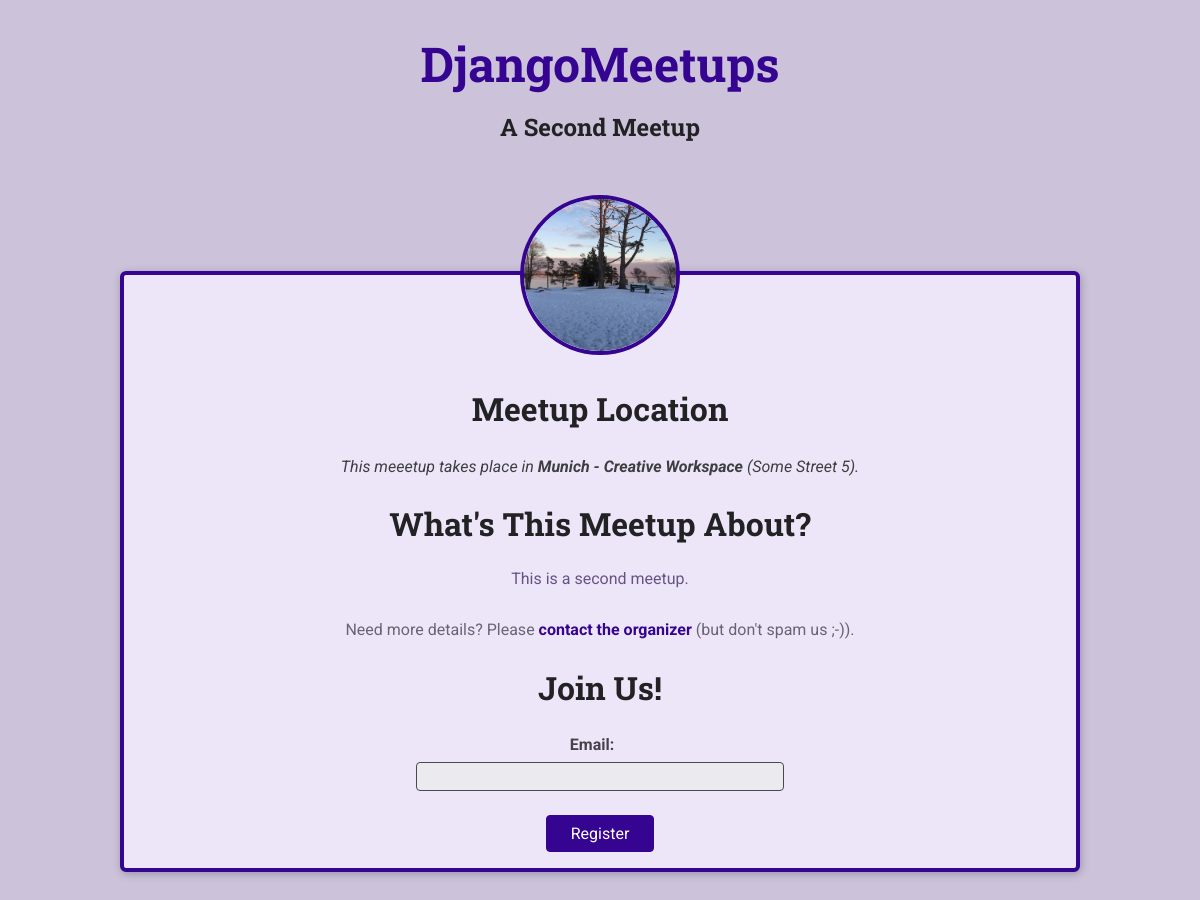
The app's page /meetups/a-second-meetup with its own data.
### meetups/models.py (models this page shows, shortened)
class Meetup(models.Model):
    title = models.CharField(max_length=200)
    organizer_email = models.EmailField()
    date = models.DateField()
    slug = models.SlugField(unique=True)
    description = models.TextField()
    image = models.ImageField(upload_to='images')
    location = models.ForeignKey(Location, on_delete=models.CASCADE)
    participant = models.ManyToManyField(Participant, blank=True, null=True)

class Location(models.Model):
    name = models.CharField(max_length=200)
    address = models.CharField(max_length=300)

### meetups/views.py (the view)
def meetup_details(request, meetup_slug):
    try:
        selected_meetup = Meetup.objects.get(slug=meetup_slug)
        registration_form = RegistrationForm()
        return render(request, 'meetups/meetup-details.html', {
            'meetup_found': True,
            'meetup': selected_meetup,
            'form': registration_form
        })
    except Exception as exc:
        return render(request, 'meetups/meetup-details.html', {
            'meetup_found': False
        })

### meetups/forms.py
class RegistrationForm(forms.ModelForm):
    class Meta:
        model = Participant
        fields = ['email']

### meetups/templates/meetups/meetup-details.html (shortened to what this page needs)
{% extends 'meetups/base/base.html' %}
{% load static %}
{% block site_css %}
<link rel="stylesheet" href="{% static 'meetups/styles/meetup-detail.css' %}" />
{% endblock %}
{% block main_heading %}
{{ meetup.title }}
{% endblock %}
{% block body %}
{% if meetup_found %}
<article>
  <img id="main-image" src="{{ meetup.image.url }}" alt="{{ meetup.title }}" />
  <section id="location">
    <h2>Meetup Location</h2>
    <address>
      This meeetup takes place in <span>{{ meetup.location.name }}</span> ({{ meetup.location.address }}).
    </address>
  </section>
  <section id="details">
    <h2>What's This Meetup About?</h2>
    <p>{{ meetup.description }}</p>
    <footer>
      <p>
        Need more details? Please
        <a href="">contact the organizer</a> (but don't spam us ;-)).
      </p>
    </footer>
  </section>
  <section id="registration">
    <h2>Join Us!</h2>
    <form action="">
      <ul>
        {{ form.as_ul }}
      </ul>
      <div id="registration-actions">
        <button>Register</button>
      </div>
    </form>
  </section>
</article>
{% else %}
<p>No meetup found for this slug, sorry!</p>
{% endif %}
{% endblock %}

### meetups/static/meetups/styles/base.css (style rules this page uses)
* { box-sizing: border-box; }
body { font-family: "Roboto", sans-serif; margin: 0; background-color: #ccc3db; color: #3e3e41; }
h1, h2, h3 { font-family: "Roboto Slab", sans-serif; color: #222224; }
button, .btn { cursor: pointer; font: inherit; padding: 0.5rem 1.5rem; background-color: #350490; border: 1px solid #350490; color: white; border-radius: 4px; text-decoration: none; }

### meetups/static/meetups/styles/meetup-detail.css (style rules this page uses)
article { max-width: 60rem; margin: 5rem auto; border-radius: 6px; background-color: #ede6f8; border: 4px solid #350490; box-shadow: 1px 2px 8px rgba(0, 0, 0, 0.25); position: relative; padding: 1rem; text-align: center; }
#main-image { width: 10rem; height: 10rem; object-fit: cover; position: absolute; top: -5rem; left: calc(50% - 5rem); border-radius: 50%; border: 4px solid #350490; }
section:first-of-type { margin-top: 6rem; }
h2 { font-size: 2rem; }
address span { font-weight: bold; }
#details h2 { margin-bottom: 0.5rem; }
#details > p { color: #665386; padding: 1rem; border-radius: 4px; max-width: 80%; margin: auto; }
#details footer { color: #696472; }
#details footer a { color: #350490; text-decoration: none; font-weight: bold; }
#registration ul { list-style: none; margin: 0; padding: 0; }
#registration label { font-weight: bold; color: #46424d; margin-right: 1rem; display: block; margin-bottom: 0.5rem; }
#registration input { font: inherit; width: 40%; background-color: #ebeaee; border: 1px solid #4b4753; border-radius: 4px; padding: 0.25rem; }
#registration-actions { margin-top: 1.5rem; }

### records on screen
Meetup: title "A Second Meetup", image (picture), location.name "Munich - Creative Workspace", location.address "Some Street 5", description "This is a second meetup."
